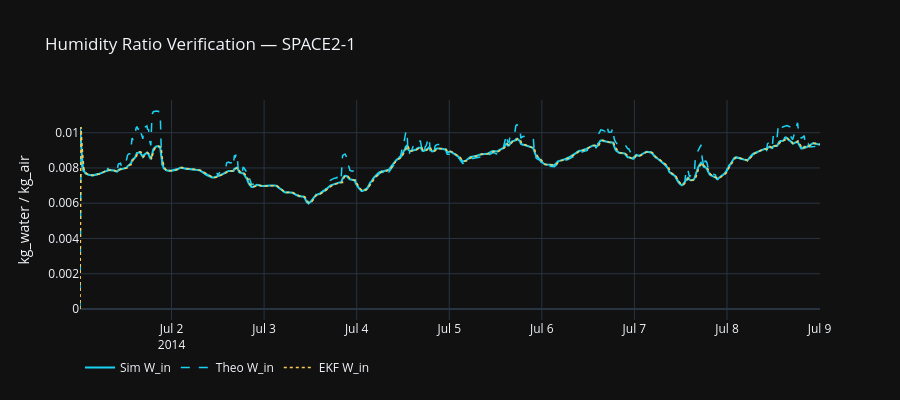

The code cell stored with this chart in its notebook:
### Markdown cell above
## 2 · Humidity Verification (W_in)

### Code cell
fig = go.Figure()
t = df['Datetime']

fig.add_trace(go.Scatter(x=t, y=df[f'{ZONE}_W_in_kg_kg'],
    name='Sim W_in', line=dict(color='#19D3F3', width=2)))
fig.add_trace(go.Scatter(x=t, y=df[f'{ZONE}_W_in_theo'],
    name='Theo W_in', line=dict(color='#19D3F3', width=1.5, dash='dash')))
fig.add_trace(go.Scatter(x=t, y=df[f'{ZONE}_W_in_est'],
    name='EKF W_in', line=dict(color='#FECB52', width=1.5, dash='dot')))

fig.update_layout(template='plotly_dark', height=400,
    title=f'Humidity Ratio Verification — {ZONE}',
    yaxis_title='kg_water / kg_air',
    legend=dict(orientation='h', y=-0.15))
fig.show()

### Figure 1 — Plotly figure (JSON) as saved in the notebook; plotly's stock layout.template omitted (floating-point values rounded to 4 significant figures; data arrays with more than 128 entries replaced by an {"elided": "..."} marker saying what was removed)
{"data": [{"line": {"color": "#19D3F3", "width": 2}, "name": "Sim W_in", "type": "scatter", "x": {"elided": "768 str values"}, "y": {"elided": "768 float values"}}, {"line": {"color": "#19D3F3", "dash": "dash", "width": 1.5}, "name": "Theo W_in", "type": "scatter", "x": {"elided": "768 str values"}, "y": {"elided": "768 float values"}}, {"line": {"color": "#FECB52", "dash": "dot", "width": 1.5}, "name": "EKF W_in", "type": "scatter", "x": {"elided": "768 str values"}, "y": {"elided": "768 float values"}}], "layout": {"height": 400, "legend": {"orientation": "h", "y": -0.15}, "title": {"text": "Humidity Ratio Verification — SPACE2-1"}, "yaxis": {"title": {"text": "kg_water / kg_air"}}}}
